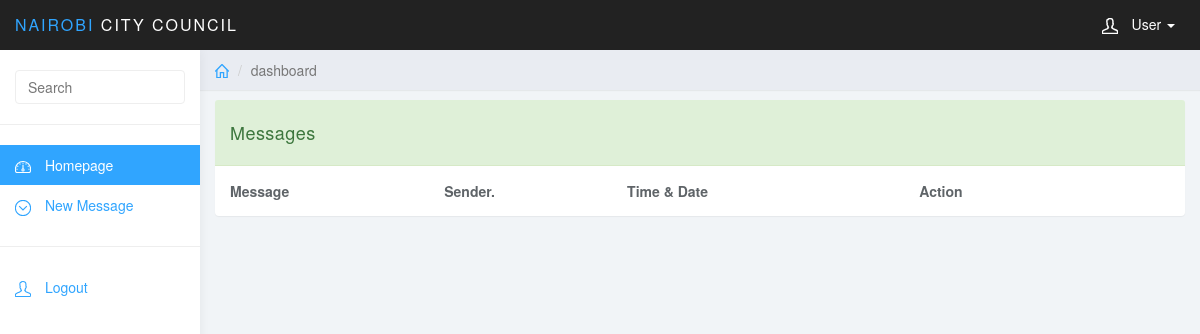
The app's page /login/user/message.php (signed in), older data.
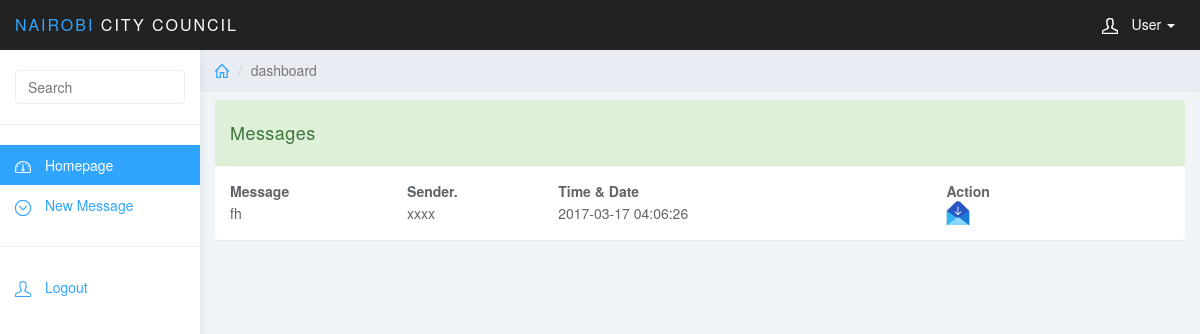
The same page, newer data.
### tables this page shows
CREATE TABLE `messages_table` (
  `message_id` int(11) NOT NULL,
  `message_details` varchar(200) NOT NULL,
  `message_recipient` varchar(20) NOT NULL,
  `message_sender` varchar(20) NOT NULL,
  `message_status` varchar(20) NOT NULL,
  `message_time` datetime NOT NULL
);

### login/user/message.php (the view, shortened to what this page needs)
<?php
$username=$_SESSION['login_username'];
?>
<!DOCTYPE html>
<html>
<head>
<link href="../css/bootstrap.min.css" rel="stylesheet">
<link href="../css/datepicker3.css" rel="stylesheet">
<link href="../css/styles.css" rel="stylesheet">
</head>
<body>
	<nav class="navbar navbar-inverse navbar-fixed-top" role="navigation">
		<div class="container-fluid">
			<div class="navbar-header">
				<a class="navbar-brand" href="#"><span>Nairobi </span>City Council</a>
				<ul class="user-menu">
					<li class="dropdown pull-right">
						<a href="#" class="dropdown-toggle" data-toggle="dropdown"><svg class="glyph stroked male-user"><use xlink:href="#stroked-male-user"></use></svg> User <span class="caret"></span></a>
					</li>
				</ul>
			</div>
		</div>
	</nav>
	<div id="sidebar-collapse" class="col-sm-3 col-lg-2 sidebar">
		<form role="search">
			<div class="form-group">
				<input type="text" class="form-control" placeholder="Search">
			</div>
		</form>
		<ul class="nav menu">
			<li class="active"><a href="index.php"><svg class="glyph stroked dashboard-dial"><use xlink:href="#stroked-dashboard-dial"></use></svg> Homepage</a></li>
			<li class="parent">
				<a href="nemsg.php">
					<span data-toggle="collapse" href="#sub-item-2"><svg class="glyph stroked chevron-down"><use xlink:href="#stroked-chevron-down"></use></svg></span> New Message
				</a>
			</li>
			<li role="presentation" class="divider"></li>
			<li><a href="../logout.php"><svg class="glyph stroked male-user"><use xlink:href="#stroked-male-user"></use></svg> Logout</a></li>
		</ul>
	</div>
	<div class="col-sm-9 col-sm-offset-3 col-lg-10 col-lg-offset-2 main">
		<div class="row">
			<ol class="breadcrumb">
				<li><a href="#"><svg class="glyph stroked home"><use xlink:href="#stroked-home"></use></svg></a></li>
				<li class="active">dashboard</li>
			</ol>
		</div>
        <div class="row">
			<div class="col-lg-12">
			</div>
		</div>
        <div class="col-md-13">
				<div class="panel panel-success">
					<div class="panel-heading">
						Messages
					</div>
					<div class="panel-body">
						<?php
			include("..connection/connector.php");
			$query="SELECT * FROM  messages_table WHERE message_recipient ='$username' and message_status='UNREAD'";
			$resource=mysql_query($query,$conn);
			echo "
		<table align=\"\" border=\"0\" width=\"90%\">
		<tr>
		<td><b>Message</b></td> <td><b>Sender.</b></td></td><td><b>Time & Date</b></td><td><b>Action</b></td></tr> ";
			while($result=mysql_fetch_array($resource))
			{
				echo "<tr><td>".$result[1]."</td><td>".$result[3]."</td><td>".$result[5]."</td><td>
	<a href=\"reader.php?mesid=".$result[0]."\"><img border=\"0\" src=\"../images/read.png\"/></a>
	</td></tr>";
			} echo "</table>";
			?>
					</div>
				</div>
			</div>
	</div>
</body>
</html>

Row changes from the older to the newer data that the page shows:
added messages_table: message_details "fh", message_sender "xxxx", message_time "2017-03-17 04:06:26"
